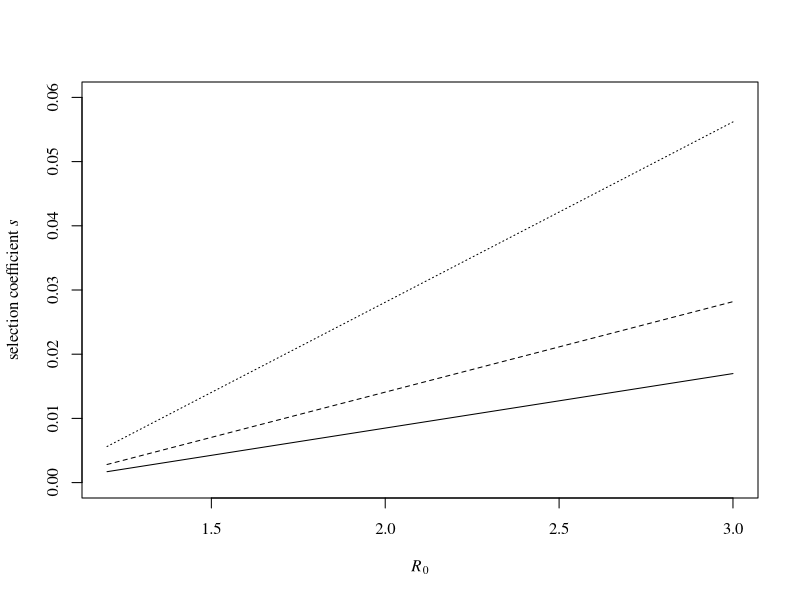

The R script that drew this image:
pfix <- function(Sadj, Seq, beta, N){
	s = beta*Sadj-beta*Seq
	pfix = (1-exp(-2*s)) / (1-exp(-2*N*s))
	return(data.frame(s,pfix))
}

R0S = seq(1.2,3,length.out=1000)
	
smithConv = .07
distance = .6
birthRate = 1/(30*365)
deathRate = birthRate
gamma = 1/5
N = 15000000

meanStep = 0.6
sdStep = 0.4
alpha = (meanStep * meanStep) / (sdStep * sdStep)
beta = (sdStep * sdStep) / meanStep
x = seq(.0001,5,length=1000)
hx = dgamma(x,shape = alpha,rate = 1/beta)
hx = hx/sum(x*hx)

DISTANCES = c(0.1,0.3,0.6,1.0,2.0)

DISTANCES = c(0.6, 1.0, 2.0)
i=1
# for(distance in DISTANCES){
	# abline(v=distance,lty=i)
	# i=i+1
# }

pdf('R0_selection.pdf',3.425,4)

FIRST=TRUE
i=1
for(distance in DISTANCES){
	PFIXS = c()
	S = c()
	Scalc = c()
	for(R0 in R0S){
		beta = R0 * (gamma+birthRate)
		Seq = 1/R0
		Ieq = birthRate/beta*((R0)-1.0)
		Req = 1-Seq-Ieq
		
		Radj = Req*(1-smithConv*distance)
		Sadj = 1-Radj-1/N
		
		out = pfix(Sadj,Seq,beta,N)
	
		PFIXS = c(PFIXS, out$pfix)
		S = c(S, out$s)
		Scalc = c(Scalc,(R0-1)*(gamma*smithConv*distance+birthRate))
	}
	if(FIRST){
		par(family='serif')
		plot(R0S,S,type='l',ylab=expression(paste('selection coefficient ',italic('s'))),xlab=expression(italic('R'[0])),ylim=c(0,.06),lty=i,)
		FIRST=FALSE
	}
	else{
		lines(R0S,S,type='l',lty=i)
	}
	i = i+1
}

dev.off()